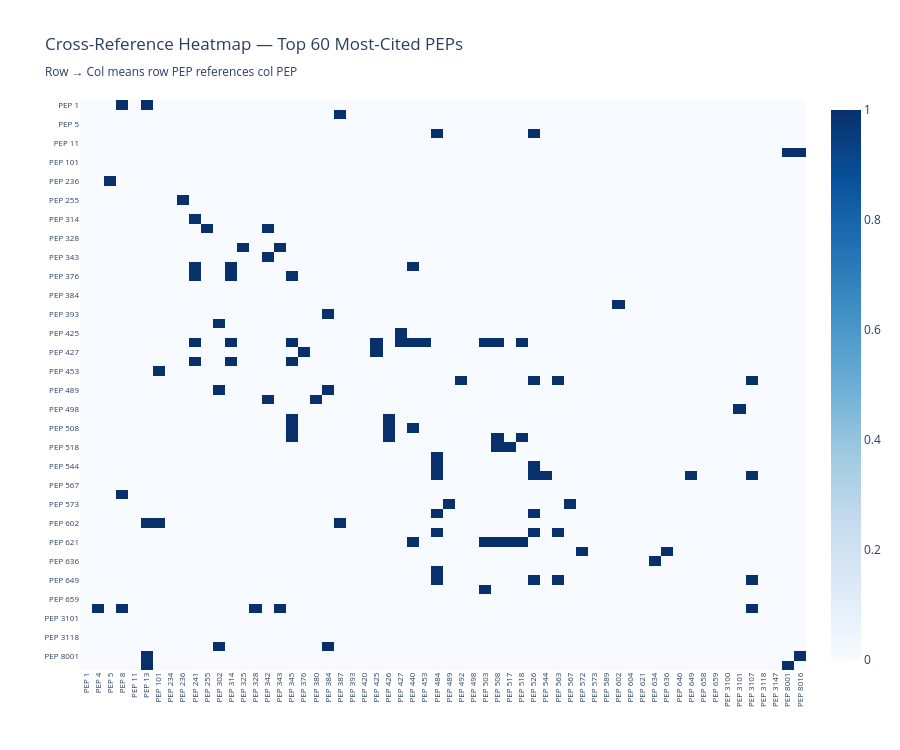

Notebook cell for this chart:
### Markdown cell above
## 5. PEP Reference Network (Top Nodes)

Which PEPs are most connected? We build an adjacency view of cross-references among the top 60 most-cited PEPs.

### Code cell
top60_nums = set(df.nlargest(60, "cited_by_count")["number"])

# Build edge list: source → target (only within top-60 set)
edges = []
for _, row in df[df["number"].isin(top60_nums)].iterrows():
    for ref in row["refs"]:
        if ref in top60_nums and ref != row["number"]:
            edges.append((row["number"], ref))

# Simple heatmap adjacency matrix
top60_sorted = sorted(top60_nums)
label_map = {r["number"]: f"PEP {r['number']}" for _, r in df[df["number"].isin(top60_nums)].iterrows()}
idx = {n: i for i, n in enumerate(top60_sorted)}

import numpy as np
mat = np.zeros((len(top60_sorted), len(top60_sorted)), dtype=int)
for src, tgt in edges:
    mat[idx[src]][idx[tgt]] += 1

labels = [label_map[n] for n in top60_sorted]

fig6 = go.Figure(go.Heatmap(
    z=mat,
    x=labels,
    y=labels,
    colorscale="Blues",
    showscale=True,
    hovertemplate="<b>%{y}</b> references <b>%{x}</b><extra></extra>",
))
fig6.update_layout(
    title="Cross-Reference Heatmap — Top 60 Most-Cited PEPs<br><sub>Row → Col means row PEP references col PEP</sub>",
    height=750,
    xaxis=dict(tickfont=dict(size=8), tickangle=-90),
    yaxis=dict(tickfont=dict(size=8), autorange="reversed"),
    template="plotly_white",
)
fig6.show()

### Figure 1 — Plotly figure (JSON) as saved in the notebook; plotly's stock layout.template omitted (floating-point values rounded to 4 significant figures; data arrays with more than 128 entries replaced by an {"elided": "..."} marker saying what was removed)
{"data": [{"colorscale": [[0, "rgb(247,251,255)"], [0.125, "rgb(222,235,247)"], [0.25, "rgb(198,219,239)"], [0.375, "rgb(158,202,225)"], [0.5, "rgb(107,174,214)"], [0.625, "rgb(66,146,198)"], [0.75, "rgb(33,113,181)"], [0.875, "rgb(8,81,156)"], [1, "rgb(8,48,107)"]], "hovertemplate": "<b>%{y}</b> references <b>%{x}</b><extra></extra>", "showscale": true, "type": "heatmap", "x": ["PEP 1", "PEP 4", "PEP 5", "PEP 8", "PEP 11", "PEP 13", "PEP 101", "PEP 234", "PEP 236", "PEP 241", "PEP 255", "PEP 302", "PEP 314", "PEP 325", "PEP 328", "PEP 342", "PEP 343", "PEP 345", "PEP 376", "PEP 380", "PEP 384", "PEP 387", "PEP 393", "PEP 420", "PEP 425", "PEP 426", "PEP 427", "PEP 440", "PEP 453", "PEP 484", "PEP 489", "PEP 492", "PEP 498", "PEP 503", "PEP 508", "PEP 517", "PEP 518", "PEP 526", "PEP 544", "PEP 563", "PEP 567", "PEP 572", "PEP 573", "PEP 589", "PEP 602", "PEP 604", "PEP 621", "PEP 634", "PEP 636", "PEP 646", "PEP 649", "PEP 658", "PEP 659", "PEP 3100", "PEP 3101", "PEP 3107", "PEP 3118", "PEP 3147", "PEP 8001", "PEP 8016"], "y": ["PEP 1", "PEP 4", "PEP 5", "PEP 8", "PEP 11", "PEP 13", "PEP 101", "PEP 234", "PEP 236", "PEP 241", "PEP 255", "PEP 302", "PEP 314", "PEP 325", "PEP 328", "PEP 342", "PEP 343", "PEP 345", "PEP 376", "PEP 380", "PEP 384", "PEP 387", "PEP 393", "PEP 420", "PEP 425", "PEP 426", "PEP 427", "PEP 440", "PEP 453", "PEP 484", "PEP 489", "PEP 492", "PEP 498", "PEP 503", "PEP 508", "PEP 517", "PEP 518", "PEP 526", "PEP 544", "PEP 563", "PEP 567", "PEP 572", "PEP 573", "PEP 589", "PEP 602", "PEP 604", "PEP 621", "PEP 634", "PEP 636", "PEP 646", "PEP 649", "PEP 658", "PEP 659", "PEP 3100", "PEP 3101", "PEP 3107", "PEP 3118", "PEP 3147", "PEP 8001", "PEP 8016"], "z": {"elided": "60x60 int values"}}], "layout": {"height": 750, "title": {"text": "Cross-Reference Heatmap — Top 60 Most-Cited PEPs<br><sub>Row → Col means row PEP references col PEP</sub>"}, "xaxis": {"tickangle": -90, "tickfont": {"size": 8}}, "yaxis": {"autorange": "reversed", "tickfont": {"size": 8}}}}
